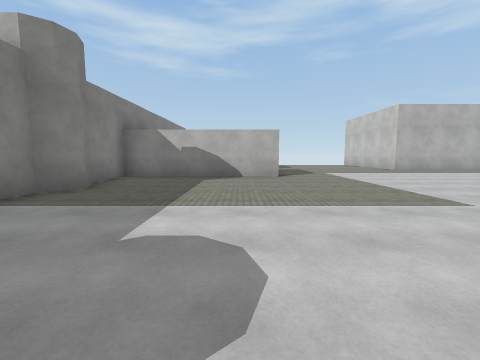
[1] (above)

20 first-person views from a walk through a Unity game level. The camera is 1.4 m above the floor, tilts 6° down and sees 90° across. The floor is counted in squares, 2 m on a side. Each view is taken from the middle of a square. On the plan, view 1 faces up. The plan holds only what a view shows up to about 9 squares ahead; the rest is blank. The place goes on beyond the plan. The player character is not drawn. Surface patterns are stand-ins for the level's own textures.

[2]
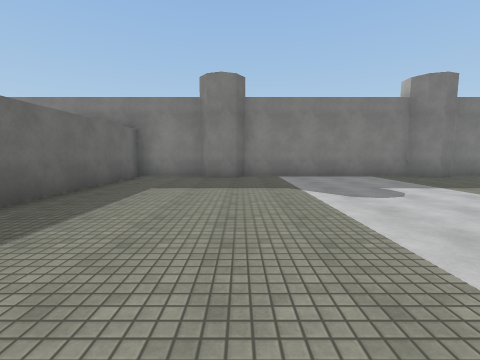

[3]
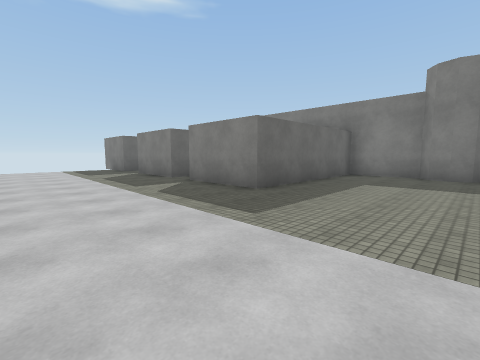

[4]
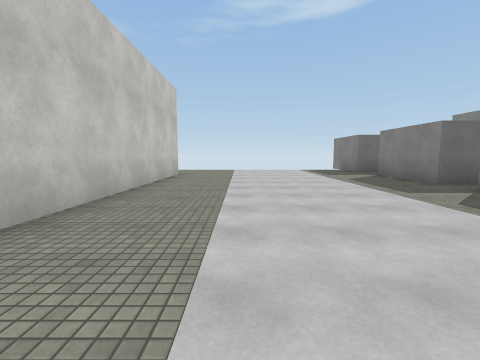

[5]
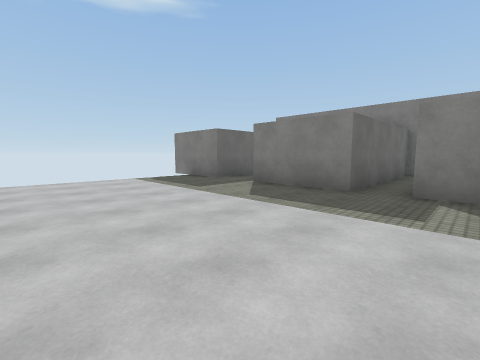

[6]
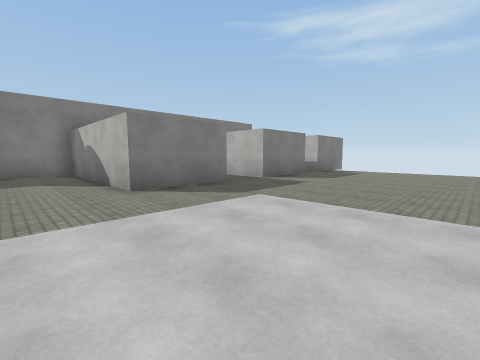

[7]
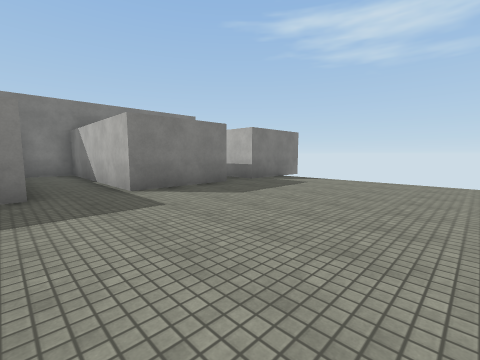

[8]
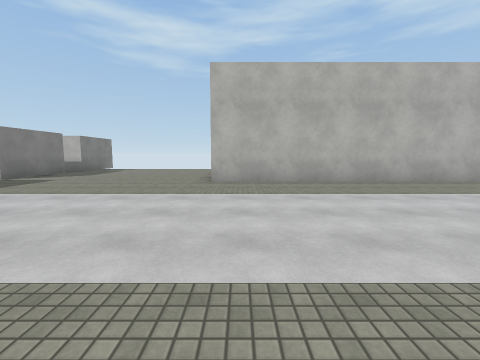

[9]
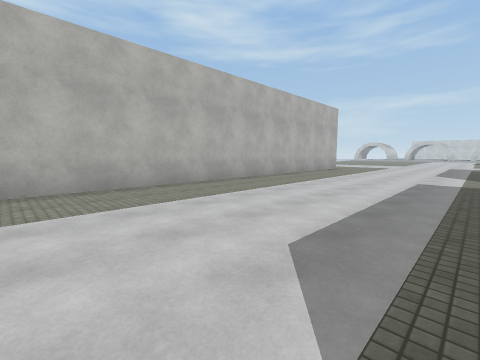

[10]
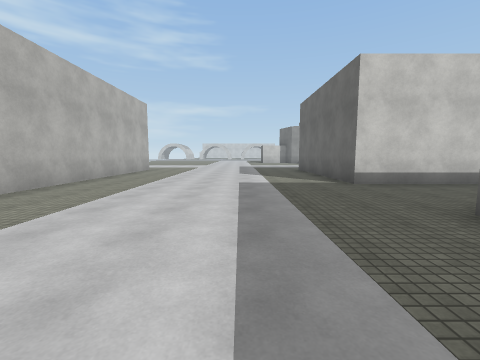

[11]
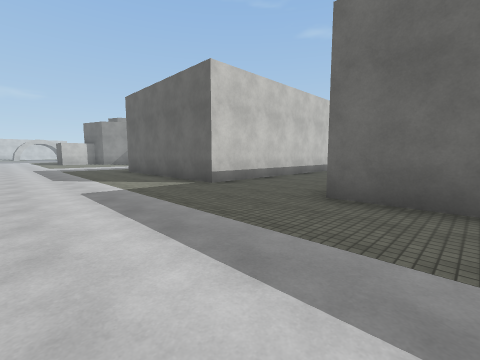

[12]
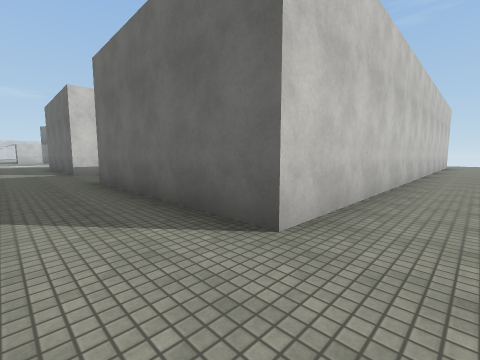

[13]
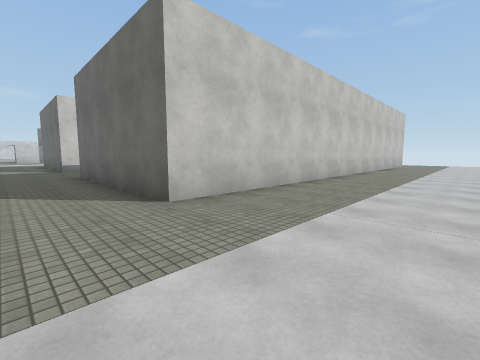

[14]
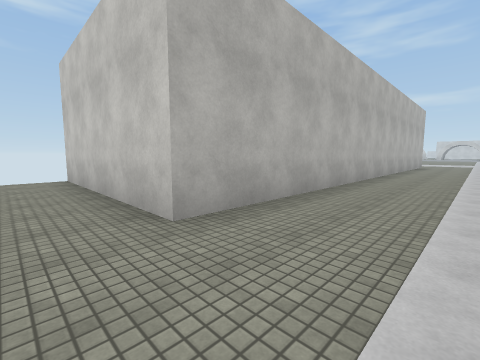

[15]
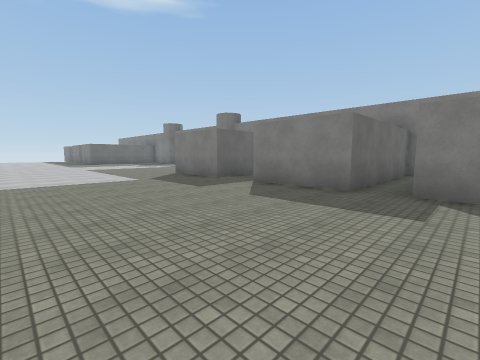

[16]
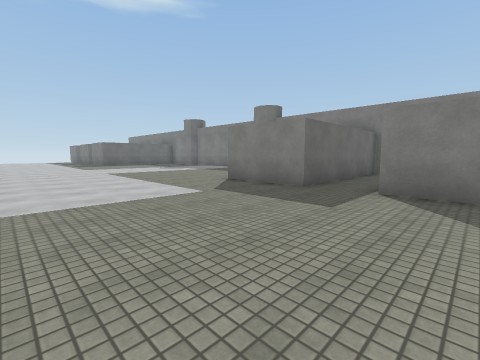

[17]
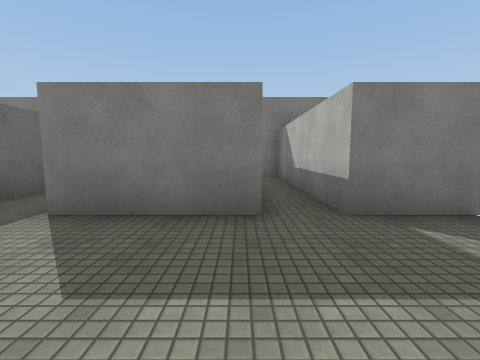

[18]
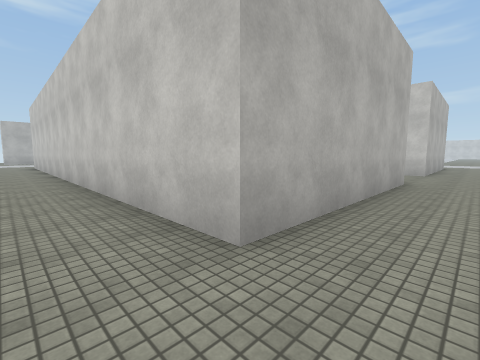

[19]
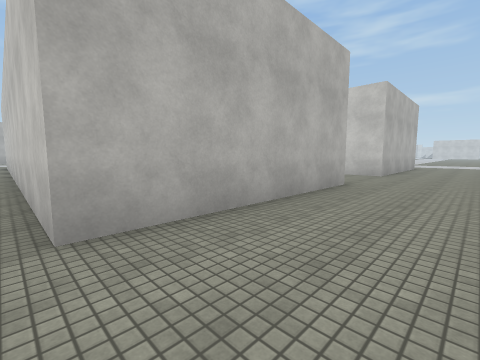

[20]
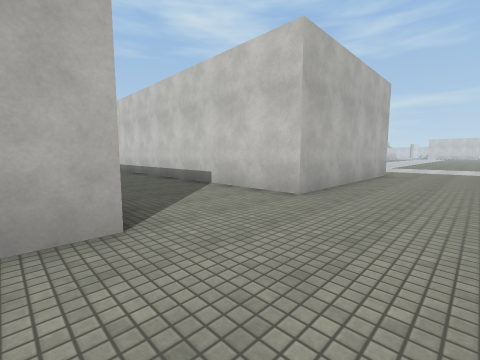

### Floor plan
Points are (right, up) in squares from view 1. A wall is a line through its corners. A room is listed if a view was taken in it or the views show most of it. See-through windows are left out.
Room 1 (views 1, 2, 3, 4, 5, 6, 7, 8, 9, 10, 11, 12, 13, 14, 15, 16, 17, 18, 19, 20)
walls: (16.8, -0.1) (16.8, 4.2) (20.5, 4.2); (-3.4, 5.5) (-3.2, 5.1) (-3.4, 4.6) (-3.7, 4.4) (-3.7, -0.8) (-3.4, -1.1) (-3.3, -1.5) (-3.4, -2) (-3.7, -2.2) (-3.7, -4.2) (1.2, -4.2) (1.2, -6.8); (13.9, -10.8) (8.2, -10.8) (8.2, 4.2) (13.8, 4.2); (-3.8, -7.7) (1.2, -7.7) (1.2, -10.2); (-0.5, -11.7) (1.2, -11.7) (1.2, -14.1); (20.1, 11.2) (7.3, 11.2) (7.3, 16.8); (1.2, 17.5) (1.2, 15.3) (-3.7, 15.3) (-3.7, 14.3) (1.2, 14.3) (1.2, 11.8) (-3.7, 11.8) (-3.7, 10.3) (1.2, 10.3) (1.2, 7.8) (-3.7, 7.8) (-3.7, 5.8); (20.5, -10.8) (16.8, -10.8) (16.8, -3.9)

Positions as (right, up) in squares from view 1, and headings:
1: (0, 0), facing up
2: (4, -1), facing left
3: (5, -1), facing down-left
4: (6, -2), facing down
5: (6, -6), facing down-left
6: (6, 6), facing up-left
7: (6, 10), facing up-left
8: (8, 5), facing up
9: (10, 6), facing up-right
10: (11, 7), facing right
11: (12, 8), facing down-right
12: (7, 6), facing down-right
13: (5, 6), facing down-right
14: (6, 9), facing up-right
15: (6, 16), facing down-left
16: (6, 13), facing down-left
17: (4, 14), facing left
18: (7, -12), facing up-right
19: (8, -13), facing up-right
20: (13, -13), facing up-right
